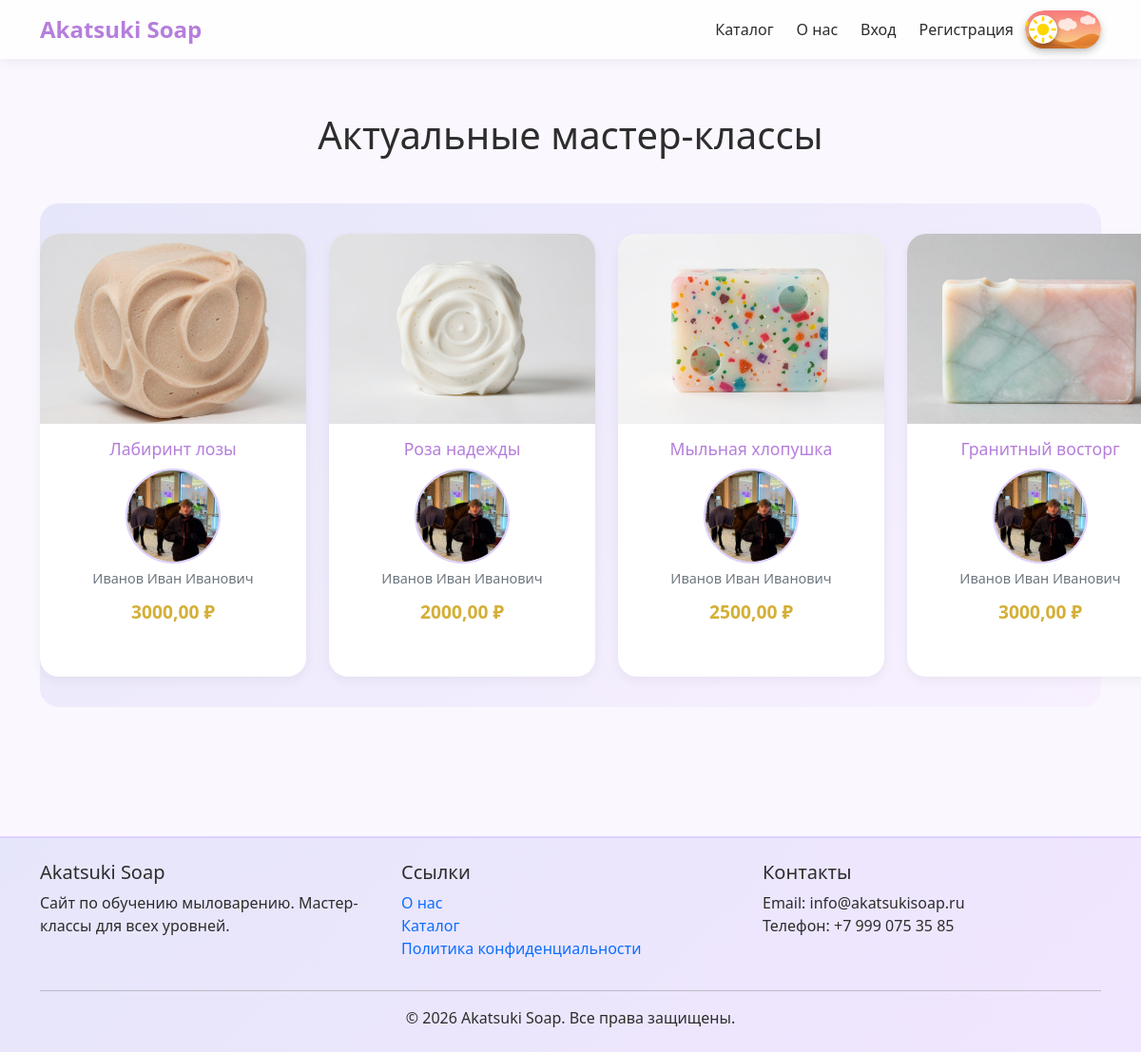
The page / on the database its author committed.
### main/models.py (models this page shows, shortened)
class MasterClass(models.Model):
    FORMAT_CHOICES = [(1, "Онлайн"), (2, "Очная встреча")]
    METHOD_PAYMENT_CHOICES = [(1, "Банковская карта"), (2, "Онлайн перевод")]
    STATUS_CHOICES = [
        (1, "Черновик"), (2, "На модерации"), (3, "Опубликован"),
        (4, "Идёт проведение"), (5, "Завершён"), (6, "Отклонён"),
    ]
    name = models.CharField(max_length=255, verbose_name="Название")
    category = models.ForeignKey(Category, on_delete=models.CASCADE)
    description = models.TextField(verbose_name="Описание")
    duration_minutes = models.PositiveIntegerField(verbose_name="Длительность (мин)")
    format = models.IntegerField(choices=FORMAT_CHOICES, verbose_name="Формат")
    method_payment = models.IntegerField(choices=METHOD_PAYMENT_CHOICES, verbose_name="Способ оплаты")
    price = models.DecimalField(max_digits=7, decimal_places=2, verbose_name="Стоимость")
    comment = models.CharField(max_length=255, blank=True, verbose_name="Комментарий")
    status = models.IntegerField(choices=STATUS_CHOICES, default=1, verbose_name="Статус")
    master = models.ForeignKey(User, on_delete=models.CASCADE, related_name='masterclasses')
    address = models.CharField(max_length=255, blank=True, verbose_name="Адрес")
    show_on_home = models.BooleanField(default=False, verbose_name="Показывать на главной")
    created_at = models.DateTimeField(auto_now_add=True)
    updated_at = models.DateTimeField(auto_now=True)

class MasterClassImage(models.Model):
    masterclass = models.ForeignKey(MasterClass, on_delete=models.CASCADE, related_name='images')
    image = models.ImageField(upload_to='masterclass_images/')
    caption = models.CharField(max_length=200, blank=True)
    image_16_9 = ImageSpecField(
        source='image',
        processors=[ResizeToFill(1920, 1080)],
        format='JPEG',
        options={'quality': 85}
    )

class ProfileUser(models.Model):
    user = models.OneToOneField(User, on_delete=models.CASCADE, related_name='profile')
    role = models.ForeignKey(Role, on_delete=models.PROTECT, verbose_name="Роль")
    fio = models.CharField(max_length=255, verbose_name="ФИО")
    phone = models.CharField(max_length=20, verbose_name="Телефон")
    avatar = models.ImageField(upload_to='avatars/', blank=True, null=True, verbose_name="Аватар")
    bio = models.TextField(blank=True, verbose_name="О себе")

### main/views.py (the view)
# urls.py: path('', views.index, name='index'),
def index(request):
    masterclasses = MasterClass.objects.filter(status=3).prefetch_related(
        'sessions', 'master__profile'
    ).order_by('-created_at')[:9]
    home_masterclasses_data = []
    for mc in masterclasses:
        sessions = mc.sessions.filter(
            is_active=True,
            date_event__gte=timezone.now().date()
        ).order_by('date_event', 'time_event')
        first_session = sessions.first()
        sessions_count = sessions.count()
        if mc.master.profile.avatar:
            avatar_url = mc.master.profile.avatar.url
        else:
            avatar_url = static('images/default-avatar.png')   # <-- исправлено
        home_masterclasses_data.append({
            'masterclass': mc,
            'first_session': first_session,
            'sessions_count': sessions_count,
            'master_avatar': avatar_url,
            'master_fio': mc.master.profile.fio,
        })
    return render(request, 'main/index.html', {
        'home_masterclasses_data': home_masterclasses_data
    })

### templates/main/index.html (shortened to what this page needs)
{% extends 'base.html' %}
{% load static %}
{% block content %}
<h1 class="text-center mb-5">Актуальные мастер-классы</h1>
{% if home_masterclasses_data %}
<div class="carousel-container">
    <div class="carousel-track">
        {% for item in home_masterclasses_data %}
            {% with mc=item.masterclass %}
            <div class="carousel-card" data-href="{% url 'masterclass_detail' mc.id %}">
                {% with first_image=mc.images.first %}
                    {% if first_image %}
                        <img src="{{ first_image.image.url }}" alt="{{ mc.name }}">
                    {% else %}
                        <img src="{% static 'images/no-image.jpg' %}" alt="Нет фото">
                    {% endif %}
                {% endwith %}
                <div class="card-body">
                    <h5>{{ mc.name }}</h5>
                    <div class="master-block">
                        <img src="{{ item.master_avatar }}" alt="{{ item.master_fio }}" class="master-mini-avatar">
                        <span>{{ item.master_fio }}</span>
                    </div>
                    <p class="price">{{ mc.price }} ₽</p>
                </div>
            </div>
            {% endwith %}
        {% endfor %}
    </div>
</div>
{% else %}
<p class="text-center">Пока нет мастер-классов для отображения на главной.</p>
{% endif %}
{% endblock %}

### templates/base.html (shortened to what this page needs)
{% load static %}
{% load django_bootstrap5 %}
<!DOCTYPE html>
<html lang="ru">
<head>
    <link href="{% static 'bootstrap.min.css' %}" rel="stylesheet">
    <link rel="stylesheet" href="{% static 'css/style.css' %}">
    <link rel="stylesheet" href="https://cdn.jsdelivr.net/npm/bootstrap-icons@1.11.3/font/bootstrap-icons.min.css">
</head>
<body>
    <nav class="navbar navbar-expand-lg navbar-light bg-light">
        <div class="container">
            <a class="navbar-brand" href="{% url 'index' %}">Akatsuki Soap</a>
            <div class="collapse navbar-collapse" id="navbarNav">
                <ul class="navbar-nav ms-auto">
                    <li class="nav-item"><a class="nav-link" href="{% url 'catalog' %}">Каталог</a></li>
                    <li class="nav-item"><a class="nav-link" href="{% url 'about' %}">О нас</a></li>
                    {% if user.is_authenticated %}
                        <li class="nav-item"><a class="nav-link" href="{% url 'profile' %}">Профиль</a></li>
                        {% if user.profile.is_master %}
                            <li class="nav-item"><a class="nav-link" href="{% url 'manage_signups' %}">Записи</a></li>
                        {% endif %}
                        {% if user.is_staff %}
                            <li class="nav-item"><a class="nav-link" href="{% url 'master_requests_list' %}">Заявки мастеров</a></li>
                            <li class="nav-item"><a class="nav-link" href="{% url 'moderate_masterclasses' %}">Модерация МК</a></li>
                        {% endif %}
                        <li class="nav-item"><a class="nav-link" href="{% url 'logout' %}">Выйти</a></li>
                    {% else %}
                        <li class="nav-item"><a class="nav-link" href="{% url 'login' %}">Вход</a></li>
                        <li class="nav-item"><a class="nav-link" href="{% url 'register' %}">Регистрация</a></li>
                    {% endif %}
                    <li class="nav-item">
                        <div id="themeToggle" class="toggle">
            <div class="knob">
                </div>
        </div>
                    </li>
                </ul>
            </div>
        </div>
    </nav>
    <main class="container my-4">
        {% block content %}{% endblock %}
    </main>
    <footer class="bg-light py-4 mt-5">
        <div class="container">
            <div class="row">
                <div class="col-md-4">
                    <h5>Akatsuki Soap</h5>
                    <p>Сайт по обучению мыловарению. Мастер-классы для всех уровней.</p>
                </div>
                <div class="col-md-4">
                    <h5>Ссылки</h5>
                    <ul class="list-unstyled">
                        <li><a href="{% url 'about' %}" class="text-decoration-none">О нас</a></li>
                        <li><a href="{% url 'catalog' %}" class="text-decoration-none">Каталог</a></li>
                        <li><a href="{% url 'privacy' %}" class="text-decoration-none">Политика конфиденциальности</a></li>
                    </ul>
                </div>
                <div class="col-md-4">
                    <h5>Контакты</h5>
                    <p>Email: info@akatsukisoap.ru<br>Телефон: +7 999 075 35 85</p>
                </div>
            </div>
            <hr>
            <div class="text-center">
                &copy; 2026 Akatsuki Soap. Все права защищены.
            </div>
        </div>
    </footer>
</body>
</html>

### static/css/style.css (style rules this page uses)
:root { --lavender-light: #e6e6fa; --lavender-medium: #dcd0ff; --lavender-dark: #b57edc; --accent-gold: #d4af37; --text-dark: #2d2d2d; --text-muted: #6c757d; --bg-light: #faf7ff; --shadow-sm: 0 4px 12px rgba(0, 0, 0, 0.05); --shadow-md: 0 8px 24px rgba(0, 0, 0, 0.1); --border-radius: 20px; --transition: all 0.5s ease; }
body { font-family: 'Segoe UI', Roboto, system-ui, -apple-system, sans-serif; background-color: var(--bg-light); color: var(--text-dark); min-height: 100vh; display: flex; flex-direction: column; margin: 0; }
main { flex: 1; padding: 2rem 0; }
html, body { overflow-x: hidden; width: 100%; position: relative; }
footer { background: linear-gradient(135deg, var(--lavender-light) 0%, #f1e6ff 100%); color: var(--text-dark); margin-top: auto; border-top: 2px solid var(--lavender-medium); }
.navbar { background: rgba(255, 255, 255, 0.8) !important; backdrop-filter: blur(10px); box-shadow: var(--shadow-sm); }
.navbar-brand { font-weight: 700; color: var(--lavender-dark) !important; font-size: 1.5rem; }
.nav-link { color: var(--text-dark) !important; font-weight: 500; margin: 0 0.25rem; transition: var(--transition); position: relative; }
.nav-link::after { content: ''; position: absolute; bottom: 0; left: 50%; width: 0; height: 2px; background: var(--lavender-dark); transition: width 0.5s ease; transform: translateX(-50%); }
.carousel-container { background: linear-gradient(145deg, var(--lavender-light), #f8f0ff); border-radius: var(--border-radius); padding: 2rem 0; margin: 2rem 0; }
.carousel-track { display: flex; gap: 1.5rem; animation: scroll 30s linear infinite; width: max-content; }
.carousel-card { position: relative; flex: 0 0 auto; width: 280px; background: white; border-radius: var(--border-radius); overflow: hidden; box-shadow: var(--shadow-sm); transition: transform 0.5s ease, box-shadow 0.5s ease; cursor: pointer; }
.carousel-card img { width: 100%; height: 200px; object-fit: cover; }
.carousel-card .card-body { padding: 1rem; text-align: center; }
.carousel-card .card-body h5 { font-size: 1.1rem; margin-bottom: 0.3rem; color: var(--lavender-dark); }
.carousel-card .price { font-weight: 700; color: var(--accent-gold); font-size: 1.2rem; }
.master-block { text-align: center; margin: 10px 0; }
.master-block .master-mini-avatar { width: 100px !important; height: 100px !important; border-radius: 50%; object-fit: cover; border: 2px solid var(--lavender-medium); margin-bottom: 5px; }
.master-block span { display: block; font-size: 0.9rem; color: var(--text-muted); }
.toggle { width: 80px; height: 40px; border-radius: 40px; cursor: pointer; position: relative; overflow: hidden; box-shadow: 0 4px 8px rgba(0,0,0,0.2), 0 1px 3px rgba(0,0,0,0.1); transition: transform 200ms ease; z-index: 10; }
.toggle svg { display: block; width: 100%; height: 100%; }
.knob { position: absolute; top: 5px; left: 4px; width: 30px; height: 30px; border-radius: 50%; background: white; box-shadow: 0 3px 6px rgba(0,0,0,0.25), 0 1px 2px rgba(0,0,0,0.1); transition: transform 500ms cubic-bezier(.4,.8,.3,1); display: flex; align-items: center; justify-content: center; z-index: 20; }
.icon { position: absolute; width: 18px; height: 18px; transition: opacity 400ms ease; }
.icon-sun { opacity: 1; }

### rows shown on the page
MasterClass: image (picture), masterclass.name "Лабиринт лозы", master_fio "Иванов Иван Иванович", masterclass.price "3000,00"
MasterClass: image (picture), masterclass.name "Роза надежды", master_fio "Иванов Иван Иванович", masterclass.price "2000,00"
MasterClass: image (picture), masterclass.name "Мыльная хлопушка", master_fio "Иванов Иван Иванович", masterclass.price "2500,00"
MasterClass: image (picture), masterclass.name "Гранитный восторг", master_fio "Иванов Иван Иванович", masterclass.price "3000,00"
